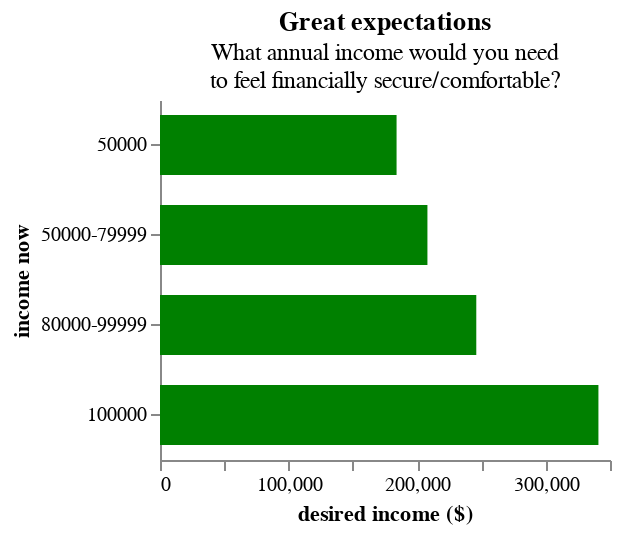

Notebook source saved alongside this figure:
### Code cell
alt.Chart(
        df, 
        title=alt.Title(
            'Great expectations', 
            subtitle=['What annual income would you need', 'to feel financially secure/comfortable?']
    )
).mark_bar(color='green', size=30).encode(
        alt.Y ('income_now').title('income now').sort('x'),
        alt.X ('income_secure').title('desired income ($)')
).configure_axis(
    grid=False
).configure_view(
    stroke=None
).properties(
    width=225,
    height=180
    
)

### Figure 1 — Vega-Lite specification as saved in the notebook (floating-point values rounded to 4 significant figures)
{"config": {"view": {"continuousWidth": 300, "continuousHeight": 300, "stroke": null}, "axis": {"grid": false}}, "data": {"name": "data-8b3e2caa18ecc834011272c7c70b985f"}, "mark": {"type": "bar", "color": "green", "size": 30}, "encoding": {"x": {"field": "income_secure", "title": "desired income ($)", "type": "quantitative"}, "y": {"field": "income_now", "sort": "x", "title": "income now", "type": "nominal"}}, "height": 180, "title": {"text": "Great expectations", "subtitle": ["What annual income would you need", "to feel financially secure/comfortable?"]}, "width": 225, "$schema": "https://vega.github.io/schema/vega-lite/v5.8.0.json", "datasets": {"data-8b3e2caa18ecc834011272c7c70b985f": [{"income_now": "50000", "income_secure": 184000}, {"income_now": "50000-79999", "income_secure": 208000}, {"income_now": "80000-99999", "income_secure": 246000}, {"income_now": "100000", "income_secure": 341000}]}}
